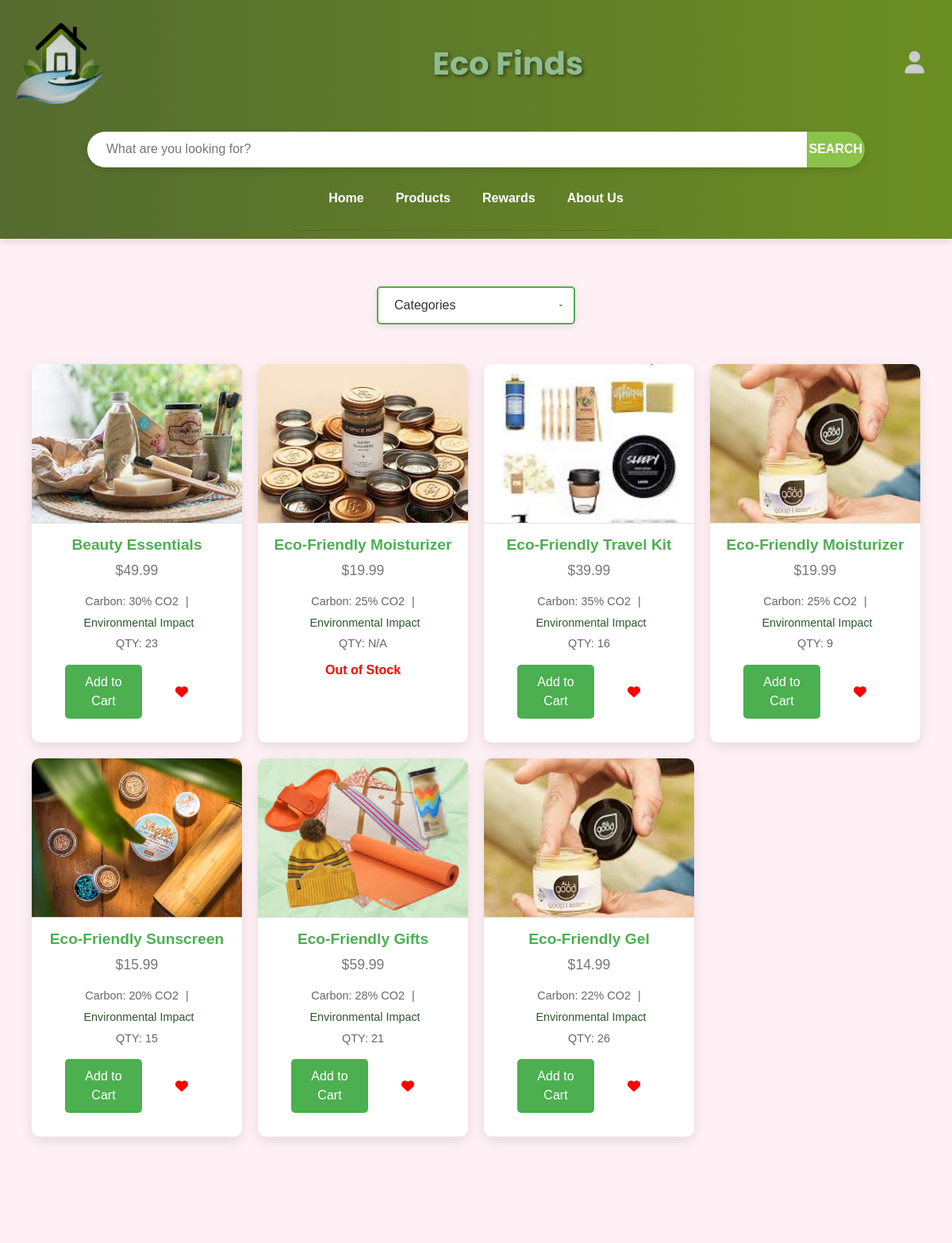
Page /products/?category=Summer_Collection (upper part) on the earlier database version.
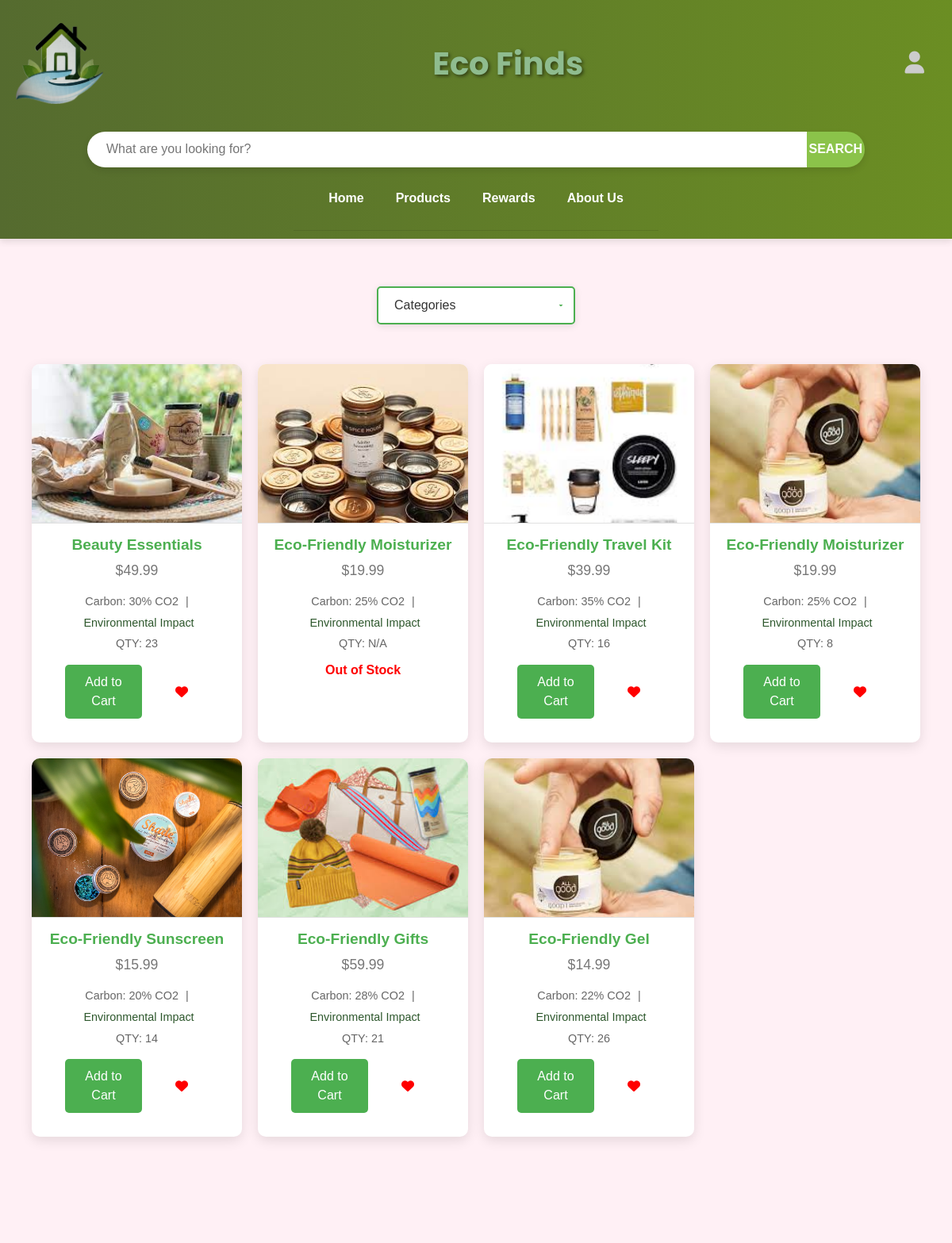
Same page on the later database version.
### marketplace/models.py (models this page shows, shortened)
class Product(models.Model):
    name = models.CharField(max_length=200)
    description = models.TextField()
    price = models.DecimalField(max_digits=10, decimal_places=2)
    image = models.ImageField(upload_to=get_upload_path)
    category = models.ForeignKey(Category, on_delete=models.CASCADE)
    carbon_emission = models.PositiveIntegerField(help_text="Carbon emission reduction percentage")
    environmental_impact = models.TextField()
    created_at = models.DateTimeField(auto_now_add=True)
    quantity = models.PositiveIntegerField(default=1)
    reward_points = models.DecimalField(max_digits=2, decimal_places=2, default=0)

### marketplace/views.py (the view)
# urls.py: path('products/', views.products, name='products'),
def products(request):
    category_name = request.GET.get('category', None)
    if category_name:
        products = Product.objects.filter(category__name=category_name)
    else:
        products = Product.objects.all()
    categories = Category.objects.all()
    username = request.session.get('username', None)
    return render(request, 'marketplace/Products.html', {
        'products': products,
        'categories': categories,
        'username': username,
        'category_name': category_name
    })

### marketplace/templates/marketplace/Products.html (shortened to what this page needs)
<!DOCTYPE html>
<html lang="en">
<head>
    {% load static %}
    <link rel="stylesheet" href="https://cdnjs.cloudflare.com/ajax/libs/font-awesome/5.15.1/css/all.min.css">
    <link rel="stylesheet" href="{% static 'prodstyles.css' %}">
    <link href="https://stackpath.bootstrapcdn.com/bootstrap/4.5.2/css/bootstrap.min.css" rel="stylesheet">
    <link rel="stylesheet" href="{% static 'styles.css' %}">
    <link rel="stylesheet" href="https://cdnjs.cloudflare.com/ajax/libs/font-awesome/5.15.4/css/all.min.css">
</head>
<body>
<header>
    <div class="header-content">
        <div id="logo">
            <img src="{% static 'images/logo3.png' %}" alt="Logo" width="60" height="72">
        </div>
        <div id="center-text">
            Eco Finds
        </div>
        <div class="user-info">
            <div class="icons">
                <div class="dropdown">
                    <span class="material-symbols-outlined user-icon"><i class="fas fa-user fa-2x"></i></span>
                </div>
            </div>
        </div>
    </div>
    <div class="wrapper">
        <div class="searchBar">
            <input id="searchQueryInput" type="text" name="searchQueryInput" placeholder="What are you looking for?" value="" />
            <button id="searchQuerySubmit" type="submit" name="searchQuerySubmit">Search</button>
        </div>
    </div>
    <nav>
        <ul class="navigation-menu">
            <li><a href="{% url 'home' %}">Home</a></li>
            <li><a href="{% url 'product_showcase' %}">Products</a></li>
            <li><a href="{% url 'rewards' %}"> Rewards </a></li>
            <li><a href="{% url 'aboutus' %}">About Us</a></li>
        </ul>
    </nav>
</header>
<main>
<div class="RRfilter-section">
    <select id="RRcategorySelect" onchange="RRfilterProducts()">
        <option value="all"> Categories </option>
    </select>
</div>
<section class="RRproduct-section">
    <div class="RRcontainer RRcategory">
        {% for product in products %}
            <div class="RRcard" data-category="{{ product.category.name|slugify }}">
                <img src="{{ product.image.url }}" alt="{{ product.name }}" style="height:200px; width:100%; object-fit:cover;">
                <div class="info">
                    <h3 class="name">{{ product.name }}</h3>
                    <p class="price">${{ product.price }}</p>
                    <div class="additional-info">
                        <span class="carbon-emission">Carbon: {{ product.carbon_emission }}% CO2</span> |
                        <span class="environmental-impact" title="Click for more info">Environmental Impact</span>
                        <div class="impact-info hidden">{{ product.environmental_impact|default:"No data available" }}</div><br>
                        <span class="quantity-info">QTY: {{ product.quantity|default:"N/A" }}</span>
                    </div>
                    {% if product.quantity > 0 %}
                    <div class="action-buttons">
                        <form action="{% url 'add_to_cart' product.id %}" method="post" class="add-to-cart-form">
                            <button type="submit">Add to Cart</button>
                        </form>
                        <a href="#" class="wishlist-btn" data-url="{% url 'add_to_wishlist' product.id %}">
                            <i class="fas fa-heart"></i>
                        </a>
                    </div>
                    {% else %}
                    <p class="out-of-stock">Out of Stock</p>
                    {% endif %}
                </div>
            </div>
        {% endfor %}
    </div>
</section>
</main>
</body>
</html>

Differences in the rows shown:
changed Product (number 4 of 7 on the later page): quantity "9" → "8"
changed Product "Eco-Friendly Sunscreen": quantity "15" → "14"
